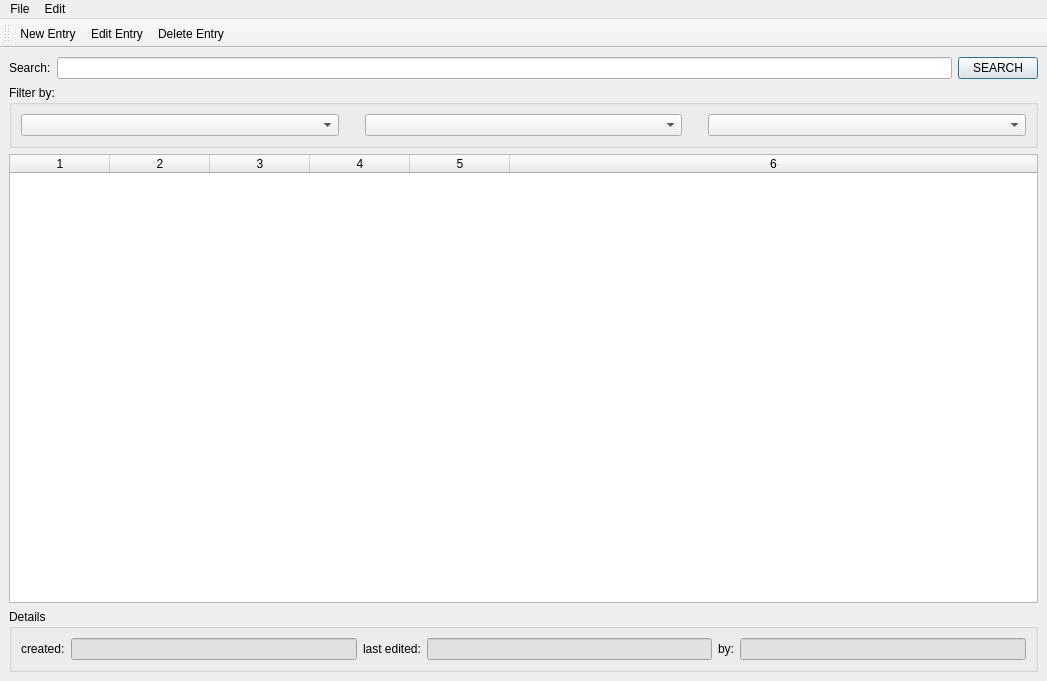
<?xml version="1.0" encoding="UTF-8"?>
<ui version="4.0">
 <class>MainWindow</class>
 <widget class="QMainWindow" name="MainWindow">
  <property name="geometry">
   <rect>
    <x>0</x>
    <y>0</y>
    <width>1047</width>
    <height>681</height>
   </rect>
  </property>
  <property name="windowTitle">
   <string>schoolLibrarian</string>
  </property>
  <property name="toolButtonStyle">
   <enum>Qt::ToolButtonTextUnderIcon</enum>
  </property>
  <widget class="QWidget" name="centralwidget">
   <layout class="QGridLayout" name="gridLayout_11">
    <item row="0" column="0">
     <layout class="QGridLayout" name="gridLayout_2">
      <item row="0" column="1">
       <widget class="QLineEdit" name="lineEdit">
        <property name="clearButtonEnabled">
         <bool>true</bool>
        </property>
       </widget>
      </item>
      <item row="0" column="2">
       <widget class="QPushButton" name="pushButton">
        <property name="text">
         <string>SEARCH</string>
        </property>
        <property name="autoDefault">
         <bool>false</bool>
        </property>
        <property name="default">
         <bool>true</bool>
        </property>
       </widget>
      </item>
      <item row="0" column="0">
       <widget class="QLabel" name="label">
        <property name="text">
         <string>Search:</string>
        </property>
       </widget>
      </item>
     </layout>
    </item>
    <item row="2" column="0">
     <widget class="QTableWidget" name="tableWidget">
      <property name="styleSheet">
       <string notr="true">selection-background-color: rgb(188, 220, 244);
selection-color: rgb(0, 0, 0);</string>
      </property>
      <property name="editTriggers">
       <set>QAbstractItemView::NoEditTriggers</set>
      </property>
      <property name="alternatingRowColors">
       <bool>true</bool>
      </property>
      <property name="selectionMode">
       <enum>QAbstractItemView::SingleSelection</enum>
      </property>
      <property name="selectionBehavior">
       <enum>QAbstractItemView::SelectRows</enum>
      </property>
      <property name="sortingEnabled">
       <bool>true</bool>
      </property>
      <property name="wordWrap">
       <bool>false</bool>
      </property>
      <property name="columnCount">
       <number>6</number>
      </property>
      <attribute name="horizontalHeaderStretchLastSection">
       <bool>true</bool>
      </attribute>
      <column/>
      <column/>
      <column/>
      <column/>
      <column/>
      <column/>
     </widget>
    </item>
    <item row="1" column="0">
     <widget class="QGroupBox" name="groupBox">
      <property name="title">
       <string>Filter by:</string>
      </property>
      <layout class="QGridLayout" name="gridLayout">
       <item row="0" column="1">
        <spacer name="horizontalSpacer_2">
         <property name="orientation">
          <enum>Qt::Horizontal</enum>
         </property>
         <property name="sizeType">
          <enum>QSizePolicy::Preferred</enum>
         </property>
         <property name="sizeHint" stdset="0">
          <size>
           <width>20</width>
           <height>0</height>
          </size>
         </property>
        </spacer>
       </item>
       <item row="0" column="0">
        <widget class="QComboBox" name="comboBox_Field"/>
       </item>
       <item row="0" column="4">
        <widget class="QComboBox" name="comboBox_Existing"/>
       </item>
       <item row="0" column="2">
        <widget class="QComboBox" name="comboBox_Location"/>
       </item>
       <item row="0" column="3">
        <spacer name="horizontalSpacer">
         <property name="orientation">
          <enum>Qt::Horizontal</enum>
         </property>
         <property name="sizeType">
          <enum>QSizePolicy::Preferred</enum>
         </property>
         <property name="sizeHint" stdset="0">
          <size>
           <width>20</width>
           <height>20</height>
          </size>
         </property>
        </spacer>
       </item>
      </layout>
     </widget>
    </item>
    <item row="3" column="0">
     <widget class="QGroupBox" name="groupBox_2">
      <property name="title">
       <string>Details</string>
      </property>
      <layout class="QGridLayout" name="gridLayout_3">
       <item row="0" column="3">
        <widget class="QLineEdit" name="lineEdit_lastEdited">
         <property name="styleSheet">
          <string notr="true">background-color: rgb(225, 225, 225);</string>
         </property>
         <property name="readOnly">
          <bool>true</bool>
         </property>
        </widget>
       </item>
       <item row="0" column="4">
        <widget class="QLabel" name="label_3">
         <property name="text">
          <string>by:</string>
         </property>
        </widget>
       </item>
       <item row="0" column="2">
        <widget class="QLabel" name="label_5">
         <property name="text">
          <string>last edited:</string>
         </property>
        </widget>
       </item>
       <item row="0" column="5">
        <widget class="QLineEdit" name="lineEdit_by">
         <property name="styleSheet">
          <string notr="true">background-color: rgb(225, 225, 225);</string>
         </property>
         <property name="readOnly">
          <bool>true</bool>
         </property>
        </widget>
       </item>
       <item row="0" column="1">
        <widget class="QLineEdit" name="lineEdit_created">
         <property name="styleSheet">
          <string notr="true">background-color: rgb(225, 225, 225);</string>
         </property>
         <property name="readOnly">
          <bool>true</bool>
         </property>
        </widget>
       </item>
       <item row="0" column="0">
        <widget class="QLabel" name="label_2">
         <property name="text">
          <string>created:</string>
         </property>
        </widget>
       </item>
      </layout>
     </widget>
    </item>
   </layout>
  </widget>
  <widget class="QMenuBar" name="menubar">
   <property name="geometry">
    <rect>
     <x>0</x>
     <y>0</y>
     <width>1047</width>
     <height>22</height>
    </rect>
   </property>
   <widget class="QMenu" name="menuFile">
    <property name="title">
     <string>File</string>
    </property>
   </widget>
   <widget class="QMenu" name="menuEdit">
    <property name="title">
     <string>Edit</string>
    </property>
    <addaction name="actionSettings"/>
   </widget>
   <addaction name="menuFile"/>
   <addaction name="menuEdit"/>
  </widget>
  <widget class="QToolBar" name="toolBar">
   <property name="windowTitle">
    <string>toolBar</string>
   </property>
   <property name="toolButtonStyle">
    <enum>Qt::ToolButtonTextUnderIcon</enum>
   </property>
   <attribute name="toolBarArea">
    <enum>TopToolBarArea</enum>
   </attribute>
   <attribute name="toolBarBreak">
    <bool>false</bool>
   </attribute>
   <addaction name="actionNew"/>
   <addaction name="actionEdit_Entry"/>
   <addaction name="actionDelete_Entry"/>
  </widget>
  <action name="actionNew">
   <property name="text">
    <string>New Entry</string>
   </property>
   <property name="toolTip">
    <string>Add a new book</string>
   </property>
  </action>
  <action name="actionEdit_Entry">
   <property name="text">
    <string>Edit Entry</string>
   </property>
   <property name="toolTip">
    <string>Edit selected book entry</string>
   </property>
  </action>
  <action name="actionSettings">
   <property name="text">
    <string>Settings</string>
   </property>
  </action>
  <action name="actionDelete_Entry">
   <property name="text">
    <string>Delete Entry</string>
   </property>
   <property name="toolTip">
    <string>Delete current book entry</string>
   </property>
  </action>
 </widget>
 <tabstops>
  <tabstop>lineEdit</tabstop>
  <tabstop>pushButton</tabstop>
  <tabstop>comboBox_Field</tabstop>
  <tabstop>comboBox_Location</tabstop>
  <tabstop>tableWidget</tabstop>
 </tabstops>
 <resources/>
 <connections/>
</ui>
